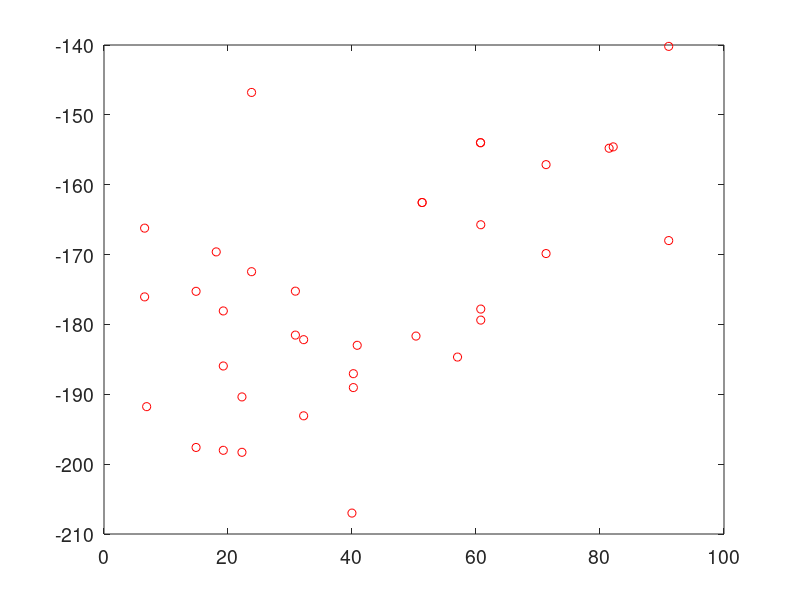

Write the MATLAB code that produced this figure.
clear

modelfun = @(b,x)(b(1).*1e12./x.^4 + b(2).*1e9./x.^3 + ...
                  b(3).*1e6./x.^2 + b(4).*1e3./x + b(5));

x1_dat = [473.15 453.15 428.15 400.15 373.15 348.15 323.15 308.15 298.15 288.15 283.15 277.15];
y1_dat = [570.87 602.59 647.90 724.92 826.86 906.15 1028.48 1098.71 1153.07 1209.71 1255.02 1304.85];

x2_dat = [279.7 279.7 280.03 288 288 291.25 292.39 292.39 292.39 295.4...
    295.4 296.95 296.95 304.02 304.02 305.35 305.35 313.14 313.37 313.37 313.99...
    323.47 324.46 324.46 330.17 333.88 333.88 333.92 333.92 333.92 344.45 344.45...
    354.62 355.28 364.23 364.23];
y2_dat = [1456.99 1447.15 1469.95 1415.12 1392.77 1365.07 1386.04 1366.09...
    1373.97 1359.44 1367.37 1332.10 1306.44 1294.45 1300.74 1294.18 1305.08...
    1278.71 1259.60 1257.61 1250.47 1203.87 1180.19 1180.19 1176.50 1129.46...
    1129.46 1153.10 1154.68 1141.03 1087.55 1100.28 1043.80 1040.98 991.77 1019.57];

beta0 = [1;1;1;1;1];
clear b beta
beta(1,:) = nlinfit(x1_dat,y1_dat,modelfun,beta0);
beta(2,:) = nlinfit(x2_dat,y2_dat,modelfun,beta0);

x_fit = linspace(0,100,100) + 273.15;
y_fit = beta(:,1).*1e12./x_fit.^4 + beta(:,2).*1e9./x_fit.^3 + ...
                  beta(:,3).*1e6./x_fit.^2 + beta(:,4).*1e3./x_fit + beta(:,5);

y_fit_a = beta(1,1).*1e12./x2_dat.^4 + beta(1,2).*1e9./x2_dat.^3 + ...
                  beta(1,3).*1e6./x2_dat.^2 + beta(1,4).*1e3./x2_dat + beta(1,5);
              
              
x = x_fit - 273.15;
figure;
% plot(x,y_fit(1,:),'-k',x1_dat-273.15,y1_dat,'ok')
% hold on
% plot(x,y_fit(2,:),'-r',x2_dat-273.15,y2_dat,'or')
% plot(x,y_fit(1,:)-y_fit(2,:),'k')
x_fit_b = x2_dat-273.15;
y_fit_b = y_fit_a-y2_dat;
plot(x_fit_b,y_fit_b,'or')
xlim([0 100])
set(gca,'FontSize',14)



